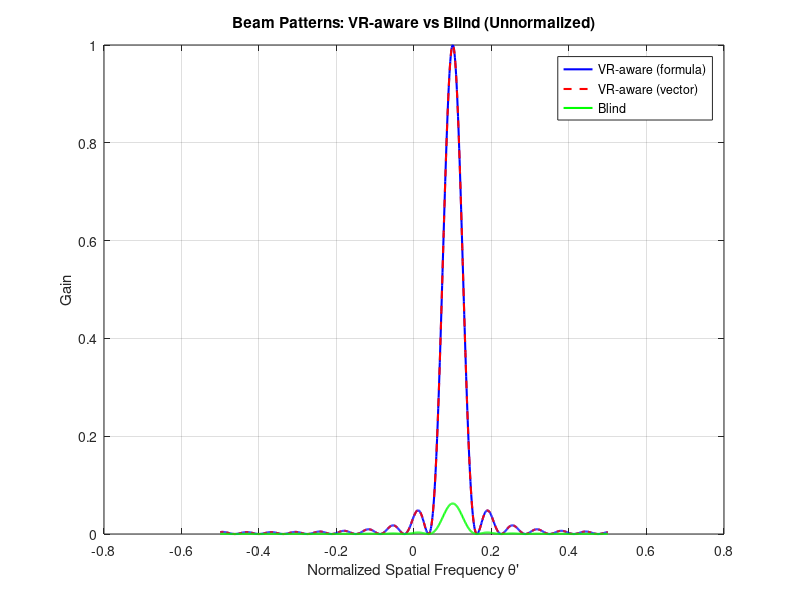

The MATLAB source for this figure:
clc; clear; close all;

%% Parameters
P = 64;            % Total number of antennas
L = 16;            % Length of visibility region
theta = 0.1;       % True spatial frequency (normalized, -0.5 to 0.5)
theta_grid = linspace(-0.5, 0.5, 1000);

n_full = 0:P-1;
n_vr = 0:L-1;

%% 1. VR-aware using Dirichlet envelope formula
G_vr_formula = zeros(size(theta_grid));
for i = 1:length(theta_grid)
    delta = theta - theta_grid(i);
    num = sin(pi * L * delta);
    denom = sin(pi * delta) + 1e-12;  % avoid division by zero
    G_vr_formula(i) = abs(num / (L * denom))^2;
end

%% 2. VR-aware using steering vector correlation
a_theta = exp(1j * 2 * pi * n_vr * theta).' / sqrt(L);
G_vr_vector = zeros(size(theta_grid));
for i = 1:length(theta_grid)
    a_prime = exp(1j * 2 * pi * n_vr * theta_grid(i)).' / sqrt(L);
    G_vr_vector(i) = abs(a_prime' * a_theta)^2;
end

%% 3. Blind case: Full steering vector masked over P antennas
k = 20;  % start index of VR
mask = zeros(P, 1);
mask(k+1 : k+L) = 1;

a_theta_blind = mask .* exp(1j * 2 * pi * n_full.' * theta) / sqrt(P);
G_blind = zeros(size(theta_grid));
for i = 1:length(theta_grid)
    a_prime_blind = exp(1j * 2 * pi * n_full.' * theta_grid(i)) / sqrt(P);
    G_blind(i) = abs(a_prime_blind' * a_theta_blind)^2;
end

%% Plotting
figure;
plot(theta_grid, G_vr_formula, 'b-', 'LineWidth', 1.5); hold on;
plot(theta_grid, G_vr_vector, 'r--', 'LineWidth', 1.5);
plot(theta_grid, G_blind, 'g-', 'LineWidth', 1.5);
legend('VR-aware (formula)', 'VR-aware (vector)', 'Blind');
xlabel('Normalized Spatial Frequency \theta''');
ylabel('Gain');
title('Beam Patterns: VR-aware vs Blind (Unnormalized)');
grid on;